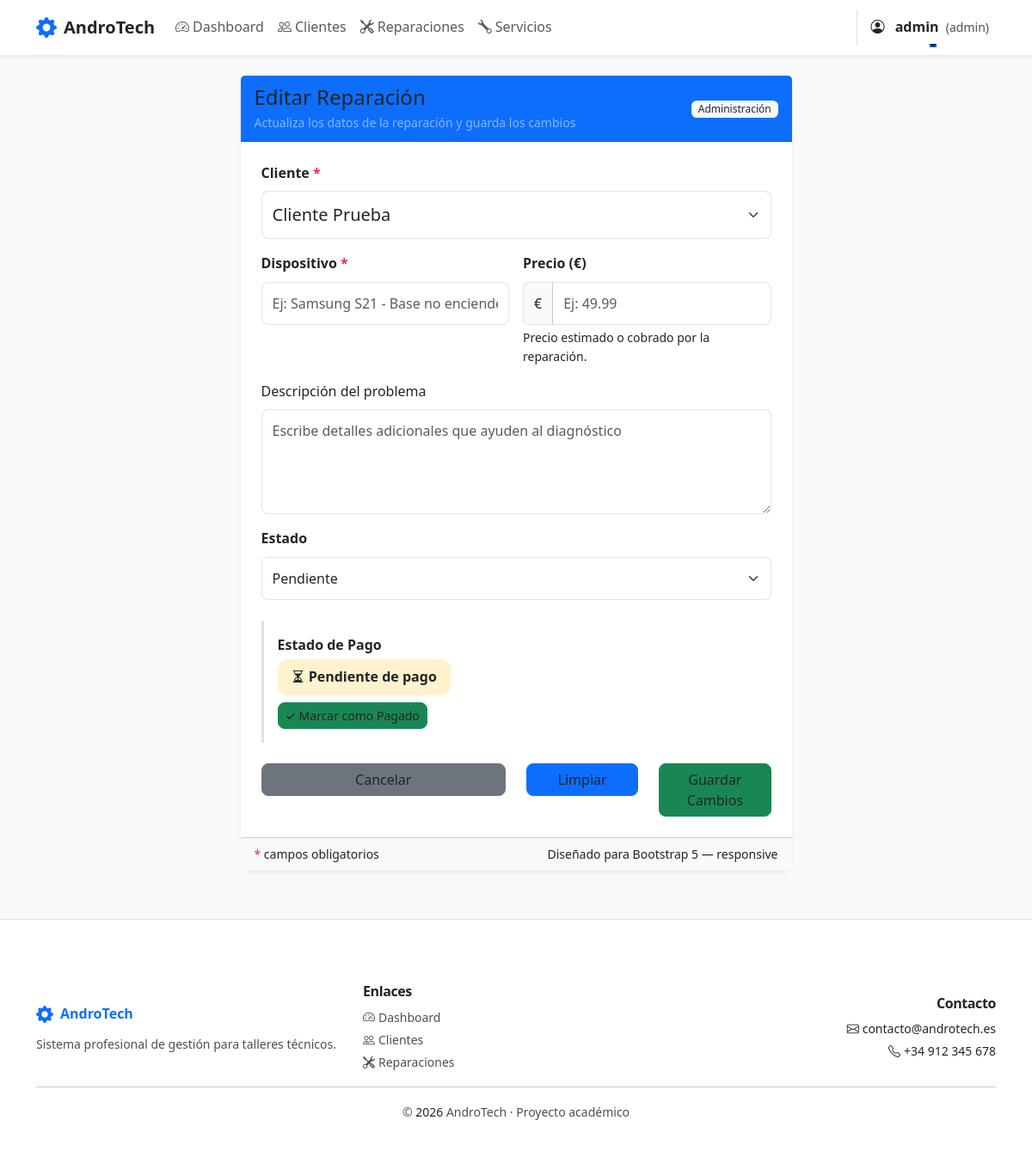
The app's page /reparaciones/editar/1 (signed in), older data.
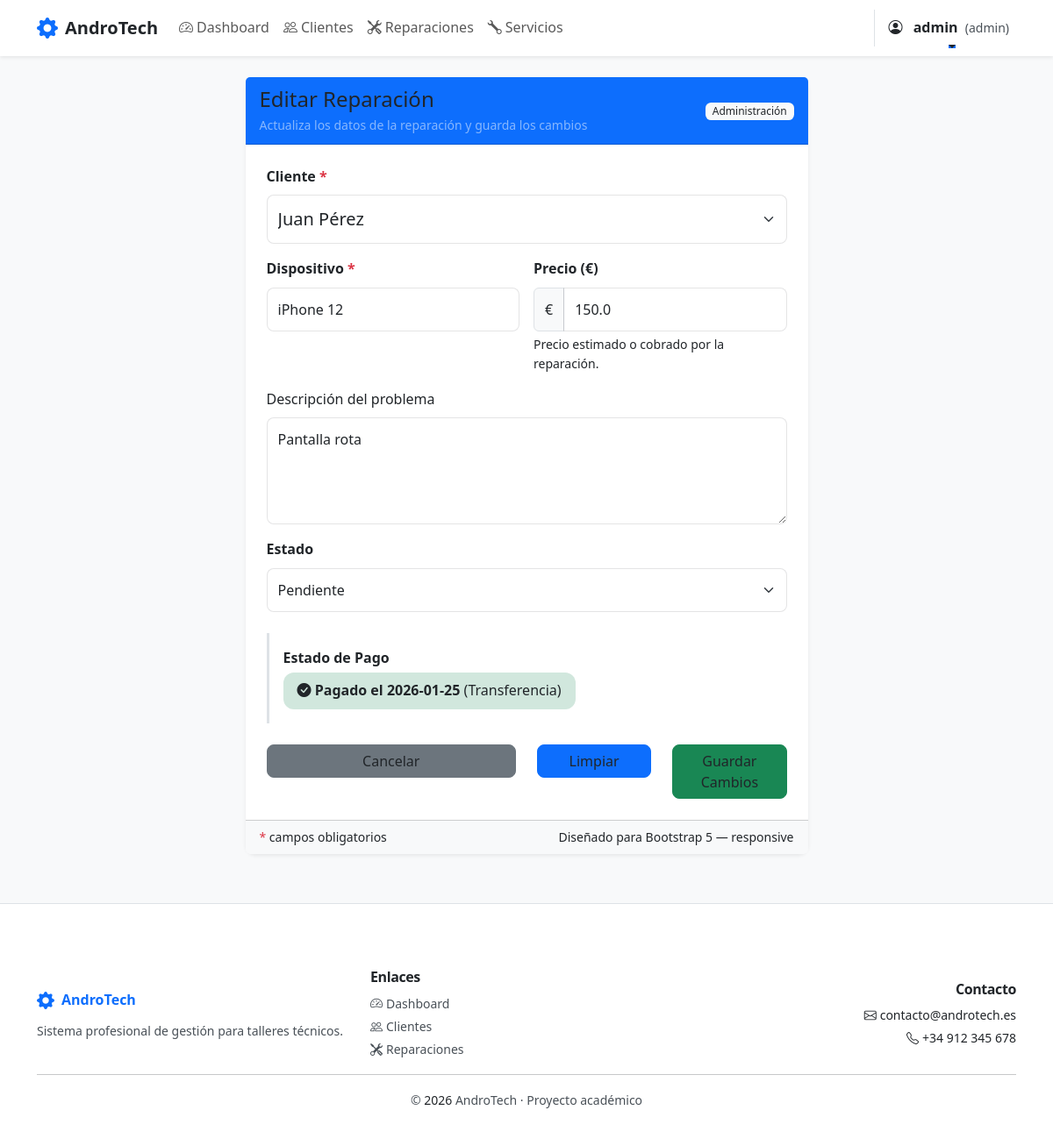
The same page, newer data.
### tables this page shows
CREATE TABLE reparaciones (
    id INTEGER PRIMARY KEY AUTOINCREMENT,
    cliente_id INTEGER,
    dispositivo TEXT NOT NULL,
    descripcion TEXT,
    estado TEXT DEFAULT 'Pendiente',
    fecha_entrada TEXT,
    fecha_salida TEXT,
    precio REAL,
    tipo_documento TEXT DEFAULT 'presupuesto',
    estado_pago TEXT DEFAULT 'Pendiente',
    fecha_pago TEXT,
    metodo_pago TEXT,
    FOREIGN KEY (cliente_id) REFERENCES clientes(id)
);

CREATE TABLE clientes (
    id INTEGER PRIMARY KEY AUTOINCREMENT,
    nombre TEXT NOT NULL,
    telefono TEXT,
    email TEXT,
    direccion TEXT
);

### app.py (the view, shortened to what this page needs)
@app.route("/reparaciones/editar/<int:id>", methods=["GET", "POST"])
@login_required
def editar_reparacion(id):
    conn = get_db()
    reparacion = conn.execute("SELECT * FROM reparaciones WHERE id=?", (id,)).fetchone()
    clientes = conn.execute("SELECT * FROM clientes").fetchall()
    conn.close()
    return render_template("editar_reparacion.html", reparacion=reparacion, clientes=clientes)

### app.py (called while the page is built)
def get_db():
    conn = sqlite3.connect("database/andro_tech.db")
    conn.row_factory = sqlite3.Row
    return conn

def login_required(f):
    @wraps(f)
    def decorated_function(*args, **kwargs):
        if 'usuario' not in session:
            flash('Debes iniciar sesión para acceder a esta página.', 'danger')
            return redirect(url_for('login'))
        return f(*args, **kwargs)
    return decorated_function

### templates/editar_reparacion.html (shortened to what this page needs)
{% extends "base.html" %}
{% block content %}
<div class="row justify-content-center py-4">
    <div class="col-xl-7 col-lg-8 col-md-10">
        <div class="card shadow-sm border-0">
            <div class="card-header bg-primary text-white d-flex align-items-center justify-content-between">
                <div>
                    <h4 class="mb-0">Editar Reparación</h4>
                    <small class="text-white-50">Actualiza los datos de la reparación y guarda los cambios</small>
                </div>
                <div class="text-end">
                    <small class="badge bg-light text-dark">Administración</small>
                </div>
            </div>
            <div class="card-body">
                <form action="/reparaciones/editar/{{ reparacion.id }}" method="POST" class="needs-validation" novalidate>
                    <div class="mb-3">
                        <label for="cliente_id" class="form-label fw-semibold">Cliente <span class="text-danger">*</span></label>
                        <select id="cliente_id" name="cliente_id" class="form-select form-select-lg" required>
                            {% for cliente in clientes %}
                                <option value="{{ cliente.id }}" {% if cliente.id == reparacion.cliente_id %}selected{% endif %}>{{ cliente.nombre }}</option>
                            {% else %}
                                <option disabled>No hay clientes registrados</option>
                            {% endfor %}
                        </select>
                    </div>
                    <div class="row g-3">
                        <div class="col-md-6">
                            <label for="dispositivo" class="form-label fw-semibold">Dispositivo <span class="text-danger">*</span></label>
                            <input id="dispositivo" name="dispositivo" type="text" class="form-control" required value="{{ reparacion.dispositivo }}" placeholder="Ej: Samsung S21 - Base no enciende">
                        </div>
                        <div class="col-md-6">
                            <label for="precio" class="form-label fw-semibold">Precio (€)</label>
                            <div class="input-group">
                                <span class="input-group-text">€</span>
                                <input id="precio" name="precio" type="number" step="0.01" class="form-control" value="{{ reparacion.precio }}" placeholder="Ej: 49.99">
                            </div>
                            <div class="form-text">Precio estimado o cobrado por la reparación.</div>
                        </div>
                    </div>
                    <div class="mt-3">
                        <label for="descripcion" class="form-label">Descripción del problema</label>
                        <textarea id="descripcion" name="descripcion" rows="4" class="form-control" placeholder="Escribe detalles adicionales que ayuden al diagnóstico">{{ reparacion.descripcion }}</textarea>
                    </div>
                    <div class="mt-3">
                        <label for="estado" class="form-label fw-semibold">Estado</label>
                        <select id="estado" name="estado" class="form-select">
                            <option value="Pendiente" {% if reparacion.estado == 'Pendiente' %}selected{% endif %}>Pendiente</option>
                        </select>
                    </div>
                    <div class="mt-4 p-3 border-start border-3" style="border-color: {% if reparacion.estado_pago == 'Pagado' %}#198754{% else %}#ffc107{% endif %};">
                        <div class="d-flex justify-content-between align-items-center">
                            <div>
                                <label class="form-label fw-semibold mb-1">Estado de Pago</label>
                                {% if reparacion.estado_pago == 'Pagado' %}
                                    <div class="alert alert-success py-2 mb-0">
                                        <i class="bi bi-check-circle-fill"></i> <strong>Pagado el {{ reparacion.fecha_pago }}</strong> ({{ reparacion.metodo_pago }})
                                    </div>
                                {% else %}
                                    <div class="alert alert-warning py-2 mb-0">
                                        <i class="bi bi-hourglass-split"></i> <strong>Pendiente de pago</strong>
                                    </div>
                                    <button type="button" class="btn btn-success btn-sm mt-2" data-bs-toggle="modal" data-bs-target="#modalMarcarPagado">
                                        ✓ Marcar como Pagado
                                    </button>
                                {% endif %}
                            </div>
                        </div>
                    </div>
                    <div class="row mt-4">
                        <div class="col-12 col-md-6 mb-2 mb-md-0">
                            <a href="/reparaciones" class="btn btn-secondary w-100">Cancelar</a>
                        </div>
                        <div class="col-6 col-md-3 d-none d-md-block">
                            <button type="reset" class="btn btn-primary w-100">Limpiar</button>
                        </div>
                        <div class="col-6 col-md-3">
                            <button type="submit" class="btn btn-success w-100">Guardar Cambios</button>
                        </div>
                    </div>
                </form>
            </div>
            <div class="card-footer bg-light small text-muted d-flex justify-content-between align-items-center">
                <div><span class="text-danger">*</span> campos obligatorios</div>
                <div>Diseñado para Bootstrap 5 — responsive</div>
            </div>
        </div>
    </div>
</div>
{% endblock %}

### templates/base.html (shortened to what this page needs)
<!DOCTYPE html>
<html lang="es">
<head>
    <link
        href="https://cdn.jsdelivr.net/npm/bootstrap@5.3.0/dist/css/bootstrap.min.css"
        rel="stylesheet">
        <link rel="stylesheet" href="{{ url_for('static', filename='css/style.css') }}">
        <link rel="stylesheet"
            href="https://cdn.jsdelivr.net/npm/bootstrap-icons@1.11.1/font/bootstrap-icons.css">
</head>
<body class="bg-light">
<nav class="navbar navbar-expand-lg navbar-light bg-white shadow-sm sticky-top">
    <div class="container">
        <a class="navbar-brand d-flex align-items-center fw-bold text-primary" href="/">
            <i class="bi bi-gear-fill me-2 fs-4"></i>
            <span class="fs-5">AndroTech</span>
        </a>
        <div class="collapse navbar-collapse" id="navbarContent">
            {% if session.usuario %}
                <ul class="navbar-nav me-auto">
                    <li class="nav-item">
                        <a class="nav-link {% if request.endpoint == 'dashboard' %}active fw-semibold{% endif %}"
                           href="/dashboard">
                            <i class="bi bi-speedometer2 me-1"></i>Dashboard
                        </a>
                    </li>
                    <li class="nav-item">
                        <a class="nav-link {% if request.endpoint == 'clientes' %}active fw-semibold{% endif %}"
                           href="/clientes">
                            <i class="bi bi-people me-1"></i>Clientes
                        </a>
                    </li>
                    <li class="nav-item">
                        <a class="nav-link {% if request.endpoint == 'reparaciones' %}active fw-semibold{% endif %}"
                           href="/reparaciones">
                            <i class="bi bi-tools me-1"></i>Reparaciones
                        </a>
                    </li>
                    <li class="nav-item">
                        <a class="nav-link {% if request.endpoint == 'servicios' %}active fw-semibold{% endif %}"
                           href="/servicios">
                            <i class="bi bi-wrench me-1"></i>Servicios
                        </a>
                    </li>
                </ul>
                <ul class="navbar-nav">
                    <li class="nav-item dropdown">
                        <a class="nav-link dropdown-toggle fw-semibold text-dark border-start ps-3"
                           href="#" id="userDropdown" role="button"
                           data-bs-toggle="dropdown" aria-expanded="false">
                            <i class="bi bi-person-circle me-2"></i>
                            {{ session.usuario }}
                            <small class="text-muted ms-1">({{ session.rol }})</small>
                        </a>
                    </li>
                </ul>
            {% endif %}
        </div>
    </div>
</nav>
<div class="container-fluid px-0">
    <div class="container">
        {% block content %}{% endblock %}
    </div>
</div>
<footer class="bg-white border-top mt-5">
    <div class="container py-4">
        <div class="row g-4 align-items-center">
            <div class="col-md-4">
                <div class="d-flex align-items-center mb-2">
                    <i class="bi bi-gear-fill text-primary me-2 fs-5"></i>
                    <span class="fw-bold text-primary fs-6">AndroTech</span>
                </div>
                <p class="text-muted small mb-0">Sistema profesional de gestión para talleres técnicos.</p>
            </div>
            <div class="col-md-4">
                <h6 class="fw-semibold mb-2 text-dark">Enlaces</h6>
                <div class="d-flex flex-column">
                    {% if session.usuario %}
                        <a href="/dashboard" class="text-decoration-none text-muted small mb-1">
                            <i class="bi bi-speedometer2 me-1"></i>Dashboard
                        </a>
                        <a href="/clientes" class="text-decoration-none text-muted small mb-1">
                            <i class="bi bi-people me-1"></i>Clientes
                        </a>
                        <a href="/reparaciones" class="text-decoration-none text-muted small">
                            <i class="bi bi-tools me-1"></i>Reparaciones
                        </a>
                    {% endif %}
                </div>
            </div>
            <div class="col-md-4 text-md-end">
                <h6 class="fw-semibold mb-2 text-dark">Contacto</h6>
                <div class="text-muted small">
                    <div class="mb-1">
                        <i class="bi bi-envelope me-1"></i>contacto@androtech.es
                    </div>
                    <div>
                        <i class="bi bi-telephone me-1"></i>+34 912 345 678
                    </div>
                </div>
            </div>
        </div>
        <hr class="my-3 opacity-25">
        <div class="text-center">
            <small class="text-muted">
                &copy; <span id="footer-year"></span> AndroTech · Proyecto académico
            </small>
        </div>
    </div>
</footer>
</body>
</html>

### static/css/style.css (style rules this page uses)
:root { --primary: #0d6efd; --primary-600: #0b5ed7; --success: #198754; --muted: #6c757d; --bg-light: #f8f9fa; --surface: #ffffff; --soft-shadow: rgba(33,37,41,0.08); --deep-shadow: rgba(33,37,41,0.15); --text-dark: #212529; --text-secondary: #495057; --radius: 0.75rem; --kpi-gradient: linear-gradient(135deg, rgba(13,110,253,0.04), rgba(25,135,84,0.02)); --transition-smooth: 0.3s ease; --transition-fast: 0.2s ease; --line-height-base: 1.6; --font-size-base: 1rem; --font-size-lg: 1.125rem; --font-size-sm: 0.875rem; --font-size-xs: 0.75rem; }
body { background-color: var(--bg-light); color: var(--text-dark); line-height: var(--line-height-base); font-size: var(--font-size-base); -webkit-font-smoothing: antialiased; -moz-osx-font-smoothing: grayscale; }
.card { border-radius: var(--radius); border: none; transition: var(--transition-smooth); }
.card.shadow-sm { box-shadow: 0 4px 12px var(--soft-shadow); }
.btn { transition: box-shadow var(--transition-fast), transform var(--transition-fast), filter var(--transition-fast); border-radius: 0.5rem; font-weight: 500; line-height: 1.5; }
.navbar { transition: box-shadow var(--transition-smooth), background-color var(--transition-smooth); box-shadow: 0 2px 8px rgba(33,37,41,0.05); backdrop-filter: blur(6px); }
.bi { transition: transform var(--transition-fast), opacity var(--transition-fast); will-change: transform; }
footer { background-color: var(--bg-light); padding: 3rem 0 1rem; }
footer h6 { color: var(--text-dark); letter-spacing: -0.4px; font-weight: 600; margin-bottom: 1rem; }
footer a { transition: color var(--transition-fast); color: var(--text-secondary); }
h4, h5, h6 { font-weight: 500; line-height: 1.4; }
.text-muted, .lead { color: var(--text-secondary) !important; font-weight: 400; }
ul, ol { line-height: var(--line-height-base); }
.card-body { padding: 1.5rem; }
.alert { border-radius: var(--radius); border: none; font-weight: 400; }
.badge { font-weight: 500; border-radius: 0.4rem; padding: 0.35em 0.65em; }
.form-control, .form-select { border-radius: 0.5rem; border: 1px solid rgba(33,37,41,0.12); padding: 0.75rem; transition: border-color var(--transition-fast), box-shadow var(--transition-fast); }
.mb-3 { margin-bottom: 1rem !important; }
.mt-3 { margin-top: 1rem !important; }
.mt-4 { margin-top: 1.5rem !important; }
.mt-5 { margin-top: 2rem !important; }
.py-4 { padding-top: 1.5rem !important; padding-bottom: 1.5rem !important; }
.btn { position: relative; overflow: hidden; transition: all var(--transition-smooth); }
.btn::before { content: ''; position: absolute; top: 50%; left: 50%; width: 0; height: 0; background: rgba(255, 255, 255, 0.2); border-radius: 50%; transform: translate(-50%, -50%); transition: width 0.3s ease, height 0.3s ease; }
.card { transition: all var(--transition-smooth); cursor: pointer; }
.card-body { transition: padding var(--transition-fast); }
.nav-link { position: relative; transition: color var(--transition-fast); }
.nav-link::after { content: ''; position: absolute; bottom: -2px; left: 50%; width: 0; height: 2px; background: var(--primary); transition: width var(--transition-fast), left var(--transition-fast); }
.form-control, .form-select { transition: all var(--transition-smooth); }
.alert { animation: slideIn 0.3s ease-out; }
.badge { transition: all var(--transition-fast); cursor: default; }
.bi { transition: transform var(--transition-fast); }
.collapse { transition: height 0.3s ease; }
body, .container, .card, h1, h2, h3, h4, h5, h6, p, span, div, .card-body, .navbar, .btn { color: #212529 !important; }
.text-muted, .lead { color: #495057 !important; }
.bg-light { background-color: #f8f9fa !important; }

Row changes from the older to the newer data that the page shows:
added reparaciones: cliente_id "Juan Pérez", dispositivo "iPhone 12", precio "150.0", descripcion "Pantalla rota", fecha_pago "2026-01-25", metodo_pago "Transferencia"
Text that changed along with them:
form field cliente_id: "Cliente Prueba" → (not shown)
text no longer shown: "Pendiente de pago ✓ Marcar como Pagado"
text now shown: "Pagado el ( )"
